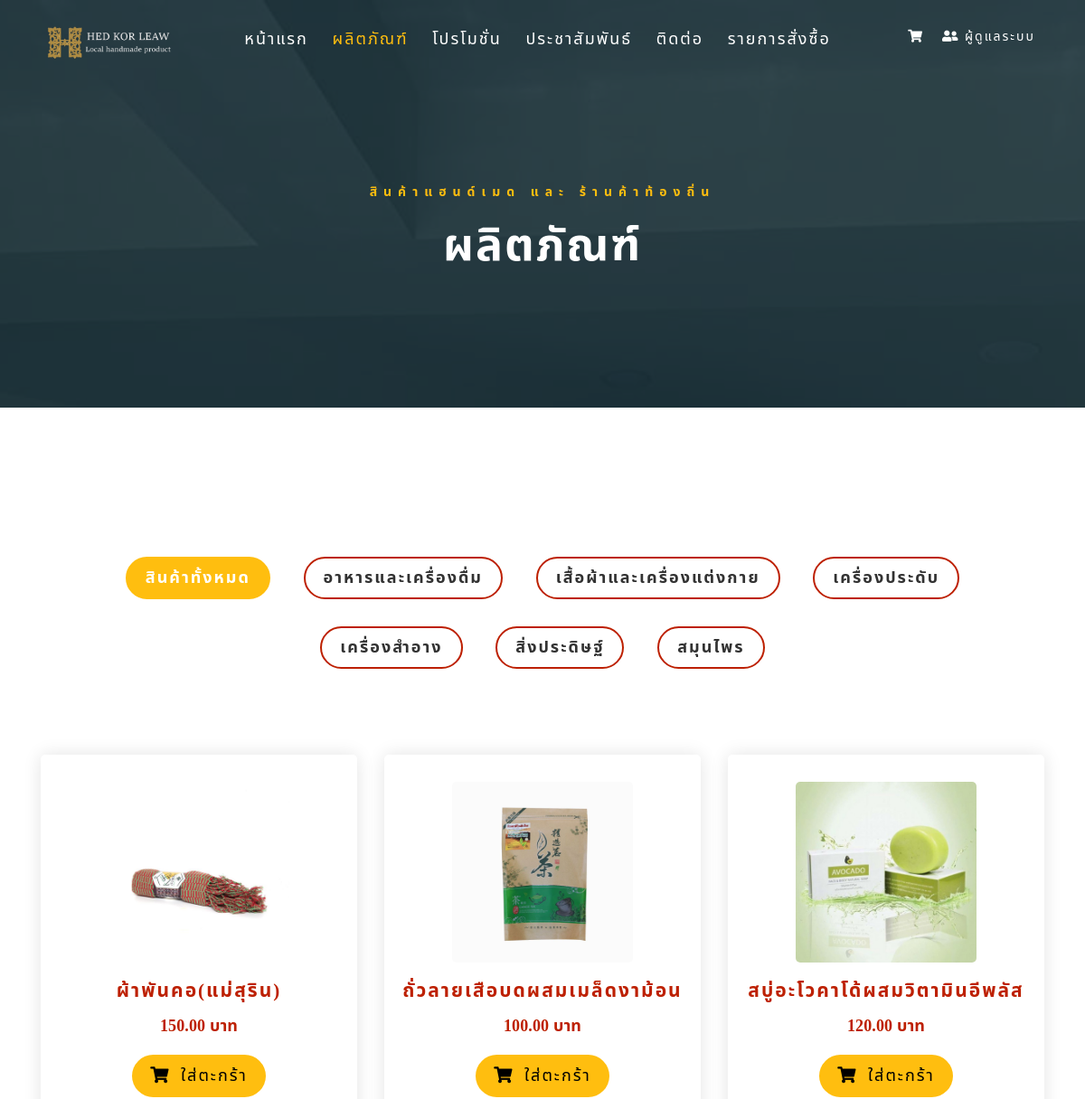
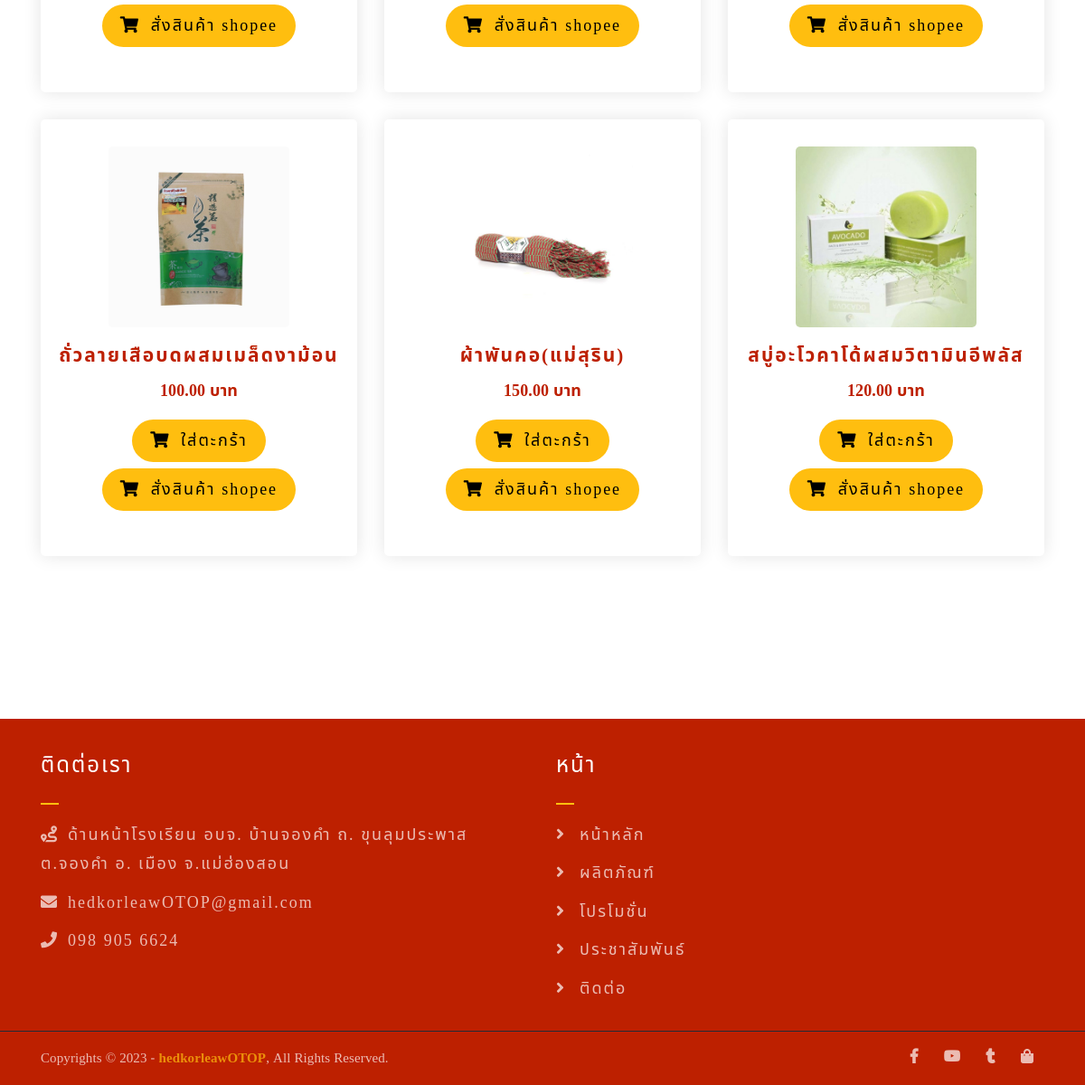
The app's page /member/shop.php (signed in) with its own data (2 pictures, top to bottom).
### tables this page shows
CREATE TABLE `user` (
  `user_id` int(11) NOT NULL,
  `username` varchar(100) DEFAULT NULL,
  `password` varchar(100) DEFAULT NULL,
  `name` varchar(100) DEFAULT NULL,
  `email` varchar(100) DEFAULT NULL,
  `phone` int(10) DEFAULT NULL,
  `address` varchar(300) DEFAULT NULL,
  `status` varchar(1) DEFAULT NULL
);

CREATE TABLE `product` (
  `product_id` int(11) NOT NULL,
  `name` varchar(200) NOT NULL,
  `name_product` varchar(200) NOT NULL,
  `detail` varchar(250) DEFAULT NULL,
  `price` decimal(8,2) DEFAULT NULL,
  `type_pro` varchar(250) DEFAULT NULL,
  `pic_product` varchar(250) DEFAULT NULL,
  `amount` varchar(100) DEFAULT NULL,
  `dateadd` date DEFAULT current_timestamp()
);

### member/shop.php (the view, shortened to what this page needs)
<?php
require_once "../connectDB.php";
if (!$_SESSION['userid']) {
  header("Location: index.php");
} else {
  $id = $_SESSION['userid'];
  $query = "SELECT * FROM user WHERE user_id = '$id'";
  $result = mysqli_query($conn, $query);
  $row = mysqli_fetch_array($result);
?>
<!DOCTYPE html>
<html lang="en">
<head>
	<link rel="stylesheet" href="../assets/css/all.min.css" />
	<link rel="stylesheet" href="../assets/bootstrap/css/bootstrap.min.css" />
	<link rel="stylesheet" href="../assets/css/owl.carousel.css" />
	<link rel="stylesheet" href="../assets/css/magnific-popup.css" />
	<link rel="stylesheet" href="../assets/css/animate.css" />
	<link rel="stylesheet" href="../assets/css/meanmenu.min.css" />
	<link rel="stylesheet" href="../assets/css/main.css" />
	<link rel="stylesheet" href="css/index.css" />
	<link rel="stylesheet" href="../assets/css/responsive.css" />
</head>
<body>
	<div class="top-header-area" id="sticker">
		<div class="container">
			<div class="row">
				<div class="col-lg-12 col-sm-12 text-center">
					<div class="main-menu-wrap">
						<div class="site-logo" style="margin-right: 25px">
							<a href="index.php">
								<img src="../assets/img/logo_four_white.png" alt="" />
							</a>
						</div>
						<nav class="main-menu">
							<ul>
								<li >
									<a href="index.php">หน้าแรก</a>
								</li>
								<li class="current-list-item">
									<a href="shop.php">ผลิตภัณฑ์</a>
								</li>
								<li>
									<a href="board.php">โปรโมชั่น</a>
								</li>
								<li><a href="news.php">ประชาสัมพันธ์</a></li>
								<li><a href="contact.php">ติดต่อ</a></li>
								<li>
									<a href="Orderlist.php">รายการสั่งซื้อ</a>
								</li>
								<li>
									<div class="header-icons" style="font-size: 14px; margin-left: 25px">
										<a href="cart.php"><i class="fas fa-shopping-cart"></i></a>
										<div class="dropdown" style="float:right;">
											<a class="member"><i class="	fas fa-user-friends"></i> <?php echo $row['name']; ?></a>
										</div>
									</div>
								</li>
							</ul>
						</nav>
					</div>
				</div>
			</div>
		</div>
	</div>
	<div class="breadcrumb-section homepage-bg-2">
		<div class="container">
			<div class="row">
				<div class="col-lg-8 offset-lg-2 text-center">
					<div class="breadcrumb-text">
						<p>สินค้าแฮนด์เมด และ ร้านค้าท้องถิ่น</p>
						<h1>ผลิตภัณฑ์</h1>
					</div>
				</div>
			</div>
		</div>
	</div>
	<div class="product-section mt-150 mb-150">
		<div class="container">
			<div class="row">
				<div class="col-md-12">
					<div class="product-filters">
						<ul>
							<li class="active" data-filter="*">สินค้าทั้งหมด</li>
							<li data-filter=".FoodandDrink">อาหารและเครื่องดื่ม</li>
							<li data-filter=".Clothesandapparel">เสื้อผ้าและเครื่องแต่งกาย</li>
							<li data-filter=".decorations">เครื่องประดับ</li>
							<li data-filter=".cosmetics">เครื่องสำอาง</li>
							<li data-filter=".invention">สิ่งประดิษฐ์</li>
							<li data-filter=".herb">สมุนไพร</li>
						</ul>
					</div>
				</div>
			</div>
			<div class="row product-lists">
			<?php
					$sql = "SELECT * FROM `product`";
					$result = mysqli_query($conn,$sql);
					while($row = mysqli_fetch_array($result)){
				?>
				<div class="col-lg-4 col-md-6 text-center *">
					<div class="single-product-item">
						<div class="product-image">
							<a href="https://shopee.co.th/hedkorleaw?utm_content=v7AhqvmwtRwAThK4mwBdnNgesBV">
								<img src="../assets/img/products/<?php echo $row['pic_product']?>"
								style="background-position: center; background-size: cover; height: 200px; width: auto;"/></a>
						</div>
						<h4><?php echo $row['name_product']?></h4>
						<p class="product-price"> <?php echo $row['price']?> บาท </p>
						<a href="cart.php" class="cart-btn mb-2"><i class="fas fa-shopping-cart"></i> ใส่ตะกร้า</a>
						<a href="https://shopee.co.th/hedkorleaw?utm_content=v7AhqvmwtRwAThK4mwBdnNgesBV" class="cart-btn"><i class="fas fa-shopping-cart"></i> สั่งสินค้า shopee</a>
					</div>
				</div>
				<?php } ?>
				<?php
					$sql = "SELECT * FROM `product` WHERE `type_pro` = 'อาหารและเครื่องดื่ม'";
					$result = mysqli_query($conn,$sql);
					while($FoodandDrink = mysqli_fetch_array($result)){
				?>
				<div class="col-lg-4 col-md-6 text-center FoodandDrink">
					<div class="single-product-item">
						<div class="product-image">
							<a href="single-product.php?pid=<?php echo $row['product_id']?>">
								<img src="../assets/img/products/<?php echo $FoodandDrink['pic_product']?>"
								style="background-position: center; background-size: cover; height: 200px; width: auto;"/></a>
						</div>
						<h4><?php echo $FoodandDrink['name_product']?></h4>
						<p class="product-price"> <?php echo $FoodandDrink['price']?> บาท </p>
						<a href="cart.php" class="cart-btn mb-2"><i class="fas fa-shopping-cart"></i> ใส่ตะกร้า</a>
						<a href="https://shopee.co.th/hedkorleaw?utm_content=v7AhqvmwtRwAThK4mwBdnNgesBV" class="cart-btn"><i class="fas fa-shopping-cart"></i> สั่งสินค้า shopee</a>
					</div>
				</div>
				<?php } ?>
				<?php
					$sql = "SELECT * FROM `product` WHERE `type_pro` = 'เสื้อผ้าและเครื่องแต่งกาย'";
					$result = mysqli_query($conn,$sql);
					while($Clothesandapparel = mysqli_fetch_array($result)){
				?>
				<div class="col-lg-4 col-md-6 text-center Clothesandapparel">
					<div class="single-product-item">
						<div class="product-image">
							<a href="single-product.php?pid=<?php echo $row['product_id']?>">
								<img src="../assets/img/products/<?php echo $Clothesandapparel['pic_product']?>"
								style="background-position: center; background-size: cover; height: 200px; width: auto;"/></a>
						</div>
						<h4><?php echo $Clothesandapparel['name_product']?></h4>
						<p class="product-price"> <?php echo $Clothesandapparel['price']?> บาท </p>
						<a href="cart.php" class="cart-btn mb-2"><i class="fas fa-shopping-cart"></i> ใส่ตะกร้า</a>
						<a href="https://shopee.co.th/hedkorleaw?utm_content=v7AhqvmwtRwAThK4mwBdnNgesBV" class="cart-btn"><i class="fas fa-shopping-cart"></i> สั่งสินค้า shopee</a>
					</div>
				</div>
				<?php } ?>
				<?php
					$sql = "SELECT * FROM `product` WHERE `type_pro` = 'เครื่องสำอาง'";
					$result = mysqli_query($conn,$sql);
					while($cosmetics = mysqli_fetch_array($result)){
				?>
				<div class="col-lg-4 col-md-6 text-center cosmetics">
					<div class="single-product-item">
						<div class="product-image">
							<a href="single-product.php?pid=<?php echo $row['product_id']?>">
								<img src="../assets/img/products/<?php echo $cosmetics['pic_product']?>"
								style="background-position: center; background-size: cover; height: 200px; width: auto;"/></a>
						</div>
						<h4><?php echo $cosmetics['name_product']?></h4>
						<p class="product-price"> <?php echo $cosmetics['price']?> บาท </p>
						<a href="cart.php" class="cart-btn mb-2"><i class="fas fa-shopping-cart"></i> ใส่ตะกร้า</a>
						<a href="https://shopee.co.th/hedkorleaw?utm_content=v7AhqvmwtRwAThK4mwBdnNgesBV" class="cart-btn"><i class="fas fa-shopping-cart"></i> สั่งสินค้า shopee</a>
					</div>
				</div>
				<?php } ?>
			</div>
		</div>
	</div>
	<div class="footer-area">
		<div class="container">
			<div class="row">
				<div class="col-lg-6 col-md-6">
					<div class="footer-box get-in-touch">
						<h2 class="widget-title">ติดต่อเรา</h2>
						<ul>
							<li><i class="	fas fa-route" style="width: 20px; padding-right: 30px;"></i>ด้านหน้าโรงเรียน อบจ. บ้านจองคำ
								ถ. ขุนลุมประพาส <br>ต.จองคำ
								อ. เมือง จ.แม่ฮ่องสอน</li>
							<li><i class="fas fa-envelope" style="width: 20px; padding-right: 30px;"></i>hedkorleawOTOP@gmail.com</li>
							<li><i class="fas fa-phone" style="width: 20px; padding-right: 30px;"></i>098 905 6624</li>
						</ul>
					</div>
				</div>
				<div class="col-lg-6 col-md-6">
					<div class="footer-box pages">
						<h2 class="widget-title">หน้า</h2>
						<ul>
							<li><i class="fas fa-angle-right" style="padding-right: 15px;"></i><a href="index.php">หน้าหลัก</a></li>
							<li><i class="fas fa-angle-right" style="padding-right: 15px;"></i><a href="shop.php">ผลิตภัณฑ์</a></li>
							<li><i class="fas fa-angle-right" style="padding-right: 15px;"></i><a href="board.php">โปรโมชั่น</a></li>
							<li><i class="fas fa-angle-right" style="padding-right: 15px;"></i><a href="news.php">ประชาสัมพันธ์</a></li>
							<li><i class="fas fa-angle-right" style="padding-right: 15px;"></i><a href="contact.php">ติดต่อ</a></li>
						</ul>
					</div>
				</div>
			</div>
		</div>
	</div>
	<div class="copyright">
		<div class="container">
			<div class="row">
				<div class="col-lg-6 col-md-12">
					<p>
						Copyrights © 2023 -
						<a href="#">hedkorleawOTOP</a>, All Rights
						Reserved.
					</p>
				</div>
				<div class="col-lg-6 text-right col-md-12">
					<div class="social-icons">
						<ul>
							<li>
								<a href="https://www.facebook.com/hedkorleawOTOP" target="_blank"><i class="fab fa-facebook-f"></i></a>
							</li>
							<li>
								<a href="https://www.youtube.com/@MHSPAO" target="_blank"><i class="fab fa-youtube"></i></a>
							</li>
							<li>
								<a href="https://www.tiktok.com/@hedkorleaw2?is_from_webapp=1&sender_device=pc" target="_blank"><i class="	fab fa-tumblr"></i></a>
							</li>
							<li>
								<a href="https://shopee.co.th/hedkorleaw?utm_content=v7AhqvmwtRwAThK4mwBdnNgesBV" target="_blank"><i class="fas fa-shopping-bag"></i></a>
							</li>
						</ul>
					</div>
				</div>
			</div>
		</div>
	</div>
</body>
</html>
<?php } ?>

### records on screen
user: name "ผู้ดูแลระบบ"
product: pic_product (picture), name_product "ผ้าพันคอ(แม่สุริน)", price "150.00"
product: pic_product (picture), name_product "ถั่วลายเสือบดผสมเมล็ดงาม้อน", price "100.00"
product: pic_product (picture), name_product "สบู่อะโวคาโด้ผสมวิตามินอีพลัส", price "120.00"
